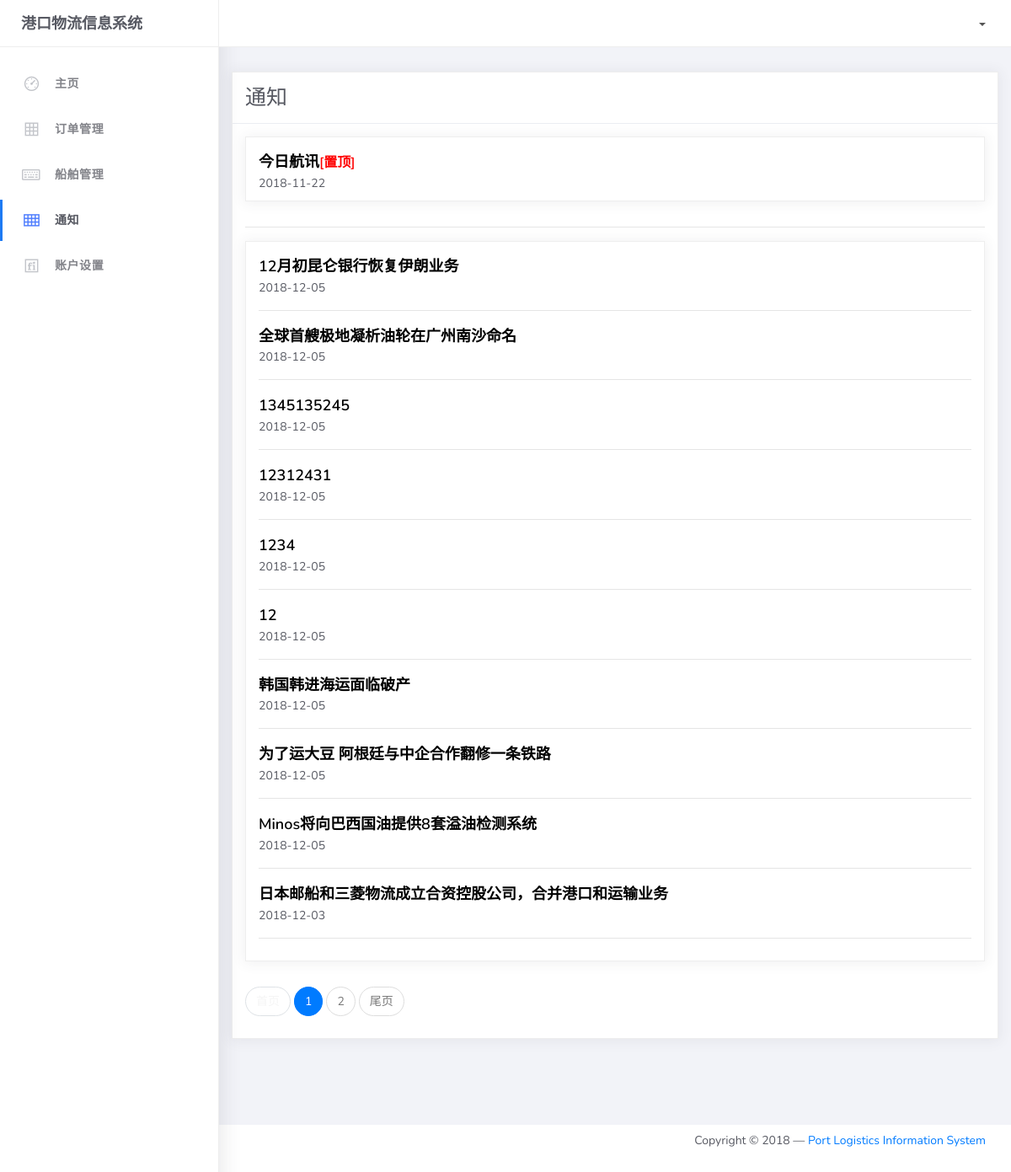
Page /notification/list/1 on the earlier database version.
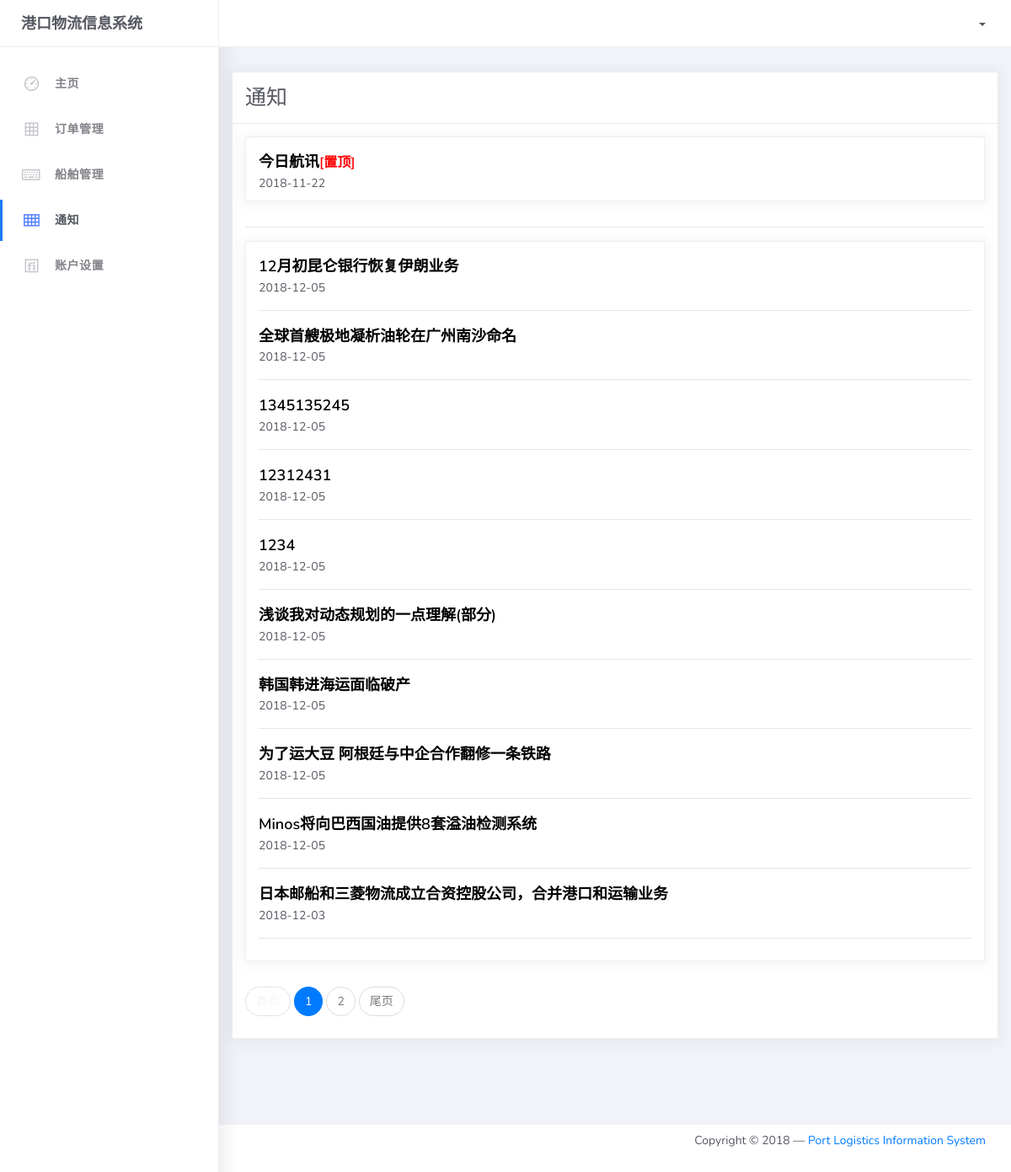
Same page on the later database version.
### notification/models.py (models this page shows, shortened)
class Notification(models.Model):
    title = models.CharField(max_length=50)
    content = MDTextField(default="")
    publish_time = models.DateTimeField(auto_now_add=True)  # 日期，新增自动写入
    recommend = models.BooleanField(default=False) #置顶
    class Meta:
        ordering = ['-publish_time']

### notification/views.py (the view)
# urls.py: path('notification/', include("notification.urls")),
def notification(request, page_num):
    page = Paginator(Notification.objects.filter(recommend=False), per_page=10)
    articles = page.page(page_num)
    top_articles = Notification.objects.filter(recommend=True)
    content = {"articles": articles, "top_articles":top_articles, 'page_num':page_num, 'count':page.count//10+1}
    return render(request, "notification.html", content)

### login/templates/notification.html (shortened to what this page needs)
{% extends 'index.html' %}
{% block sidebar %}
	<li class="nav-item">
		<a href="{% url 'homepage' %}">
			<i class="la la-dashboard"></i>
			<p>主页</p>
		</a>
	</li>
	<li class="nav-item">
		<a href="{% url 'order' %}">
			<i class="la la-table"></i>
			<p>订单管理</p>
		</a>
	</li>
	<li class="nav-item">
		<a href="{% url 'ships' %}">
			<i class="la la-keyboard-o"></i>
			<p>船舶管理</p>
		</a>
	</li>
	<li class="nav-item active">
		<a href="notification/list/1">
			<i class="la la-th"></i>
			<p>通知</p>
		</a>
	</li>
	<li class="nav-item">
		<a href="{% url 'profile' %}">
			<i class="la la-fonticons"></i>
			<p>账户设置</p>
		</a>
	</li>
{% endblock %}
{% block main-panel %}
    <div class="content">
        <div class="card">
          <h5 class="card-header">通知</h5>
          <font class="card-body">
                <div class="card">
                      <div class="card-body">
              {% for article in top_articles %}
                          <h4 class="card-title" ><a href="{% url 'detail' article.id %}?infer={{ page_num }}"><font color="black">{{ article.title }}</font></a><font size="3" color="red">[置顶]</font></h4>
                           {{ article.publish_time|date:"Y-m-d" }}
              {% endfor %}
                     </div>
                </div>
                 <hr>
               <div class="card">
                      <div class="card-body">
              {% for article in articles %}
                          <h4 class="card-title"><a href="{% url 'detail' article.id %}?infer={{ page_num }}"><font color="black">{{ article.title }}</font></a></h4>
                           {{ article.publish_time|date:"Y-m-d" }}
                          <hr>
              {% endfor %}
                      </div>
              </div>
              <nav aria-label="Page navigation example">
              <ul class="pagination">
                  {% if page_num == 1 %}
                <li class="page-item disabled">
                  <a class="page-link" href="#"><font color="#f5f5f5">首页</font></a>
                </li>
                  {% else %}
                <li class="page-item">
                  <a class="page-link" href="{% url 'notification' 1 %}">首页</a>
                </li>
                  {% endif %}
                <li class="page-item active">
                  <a class="page-link" href="#">{{ page_num }}<span class="sr-only">(current)</span></a>
                </li>
                  {% if page_num|add:1 > count %}
                  {% else %}
                <li class="page-item"><a class="page-link" href="{% url 'notification' page_num|add:1 %}">{{ page_num|add:1 }}</a></li>
                  {% endif %}
                  {% if page_num == count %}
                <li class="page-item disabled">
                  <a class="page-link" href="#"><font color="#f5f5f5">尾页</font></a>
                </li>
                  {% else %}
                <li class="page-item">
                  <a class="page-link" href="{% url 'notification' count %}">尾页</a>
                </li>
                  {% endif %}
              </ul>
            </nav>
        </div>
    </div>
{% endblock %}

### login/templates/index.html (shortened to what this page needs)
{% load staticfiles %}
<!DOCTYPE html>
<html>
<head>
	<link rel="stylesheet" href="{% static 'assets/css/bootstrap.min.css'%}">
	<link rel="stylesheet" href="{% static 'assets/css/ready.css'%}">
	<link rel="stylesheet" href="{% static 'assets/css/demo.css'%}">
</head>
<body>
	<div class="wrapper">
		<div class="main-header">
			<div class="logo-header">
				<a href="index.html" class="logo">
					港口物流信息系统
				</a>
			</div>
			<nav class="navbar navbar-header navbar-expand-lg">
				<div class="container-fluid">
					<ul class="navbar-nav topbar-nav ml-md-auto align-items-center">
						<li class="nav-item dropdown">
							<a class="dropdown-toggle profile-pic" data-toggle="dropdown" href="#" aria-expanded="false"> <span >{{ user.username }}</span> </a>
							</li>
						</ul>
					</div>
				</nav>
			</div>
			<div class="sidebar">
				<div class="scrollbar-inner sidebar-wrapper">
					<ul class="nav">
                    {% block sidebar %}{% endblock %}
					</ul>
				</div>
			</div>
			<div class="main-panel">
                {% block main-panel %}{% endblock %}
				</div>
				<footer class="footer">
					<div class="container-fluid">
						<nav class="pull-left">
							<ul class="nav">
								<li class="nav-item">
									<a class="nav-link" href="#">
									</a>
								</li>
							</ul>
						</nav>
						<div class="copyright ml-auto">
							Copyright © 2018 —  <a href="#">Port Logistics Information System</a>
					    </div>
                    </div>
				</footer>
			</div>
</body>
</html>

Differences in the rows shown:
changed Notification: title "12" → "浅谈我对动态规划的一点理解(部分)"
